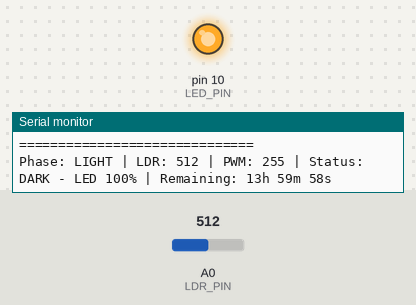
Recording of a sketch running on a simulated Arduino Uno, built with avr-gcc and run on an emulated ATmega328P. Parts: output pins drawn as LEDs (lit = HIGH), the last lines printed to the serial monitor. The test bench sets the inputs (shaded band); at power-on: A0 (LDR_PIN) = 512.

Above: at 1.2 s.
1.3 s: A0 (LDR_PIN) set to 164
2.8 s: A0 (LDR_PIN) set to 136
At 3.1 s:
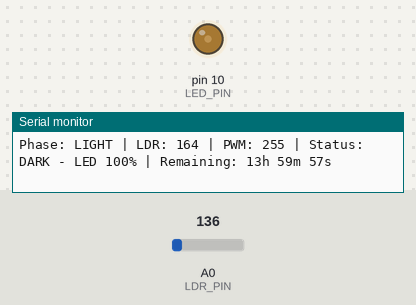
5.6 s: A0 (LDR_PIN) set to 160
At 6.7 s:
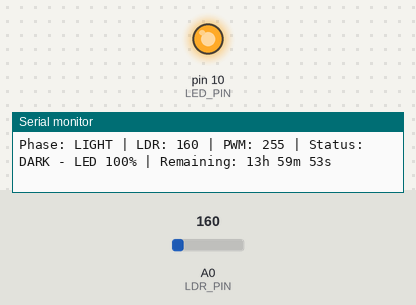
7.1 s: A0 (LDR_PIN) set to 140
At 8.1 s:
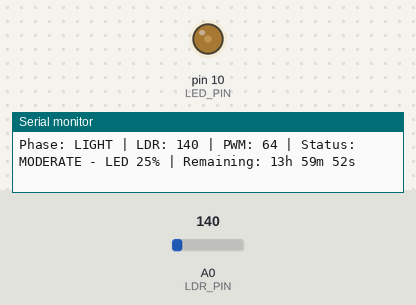
Timing chart, 0 to 9.6 s (numbered marks = the images above; inputs shaded):
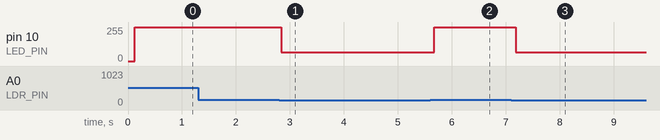

The sketch:

LDRandLEDtestingCode.ino
```cpp
const int LDR_PIN = A0;
const int LED_PIN = 10;  // TIP120 through 1k resistor

// LDR thresholds
const int BRIGHT_THRESHOLD = 100;
const int DARK_THRESHOLD = 150;

// true: LDR reading increases in darkness
// false: LDR reading decreases in darkness
const bool HIGH_VALUE_IS_DARK = true;

// Light and rest durations
const unsigned long LIGHT_DURATION =
    14UL * 60UL * 60UL * 1000UL;

const unsigned long DARK_DURATION =
    10UL * 60UL * 60UL * 1000UL;

// Cycle tracking
bool lightPhase = true;
unsigned long phaseStartTime = 0;

// Serial output interval
unsigned long lastPrintTime = 0;
const unsigned long PRINT_INTERVAL = 1000UL;

void setup() {
  Serial.begin(9600);

  pinMode(LDR_PIN, INPUT);
  pinMode(LED_PIN, OUTPUT);

  analogWrite(LED_PIN, 0);

  phaseStartTime = millis();

  Serial.println("==============================");
  Serial.println("Hydroponic Lighting Controller");
  Serial.println("14h LIGHT / 10h DARK");
  Serial.println("Automatic 24h Cycle");
  Serial.println("==============================");
}

void loop() {

  unsigned long currentMillis = millis();
  unsigned long elapsed = currentMillis - phaseStartTime;

  // Automatically switch phases
  if (lightPhase && elapsed >= LIGHT_DURATION) {

    lightPhase = false;
    phaseStartTime += LIGHT_DURATION;

    analogWrite(LED_PIN, 0);

    Serial.println("==============================");
    Serial.println("14 HOURS COMPLETED");
    Serial.println("STARTING 10-HOUR DARK PHASE");
    Serial.println("==============================");
  }

  else if (!lightPhase && elapsed >= DARK_DURATION) {

    lightPhase = true;
    phaseStartTime += DARK_DURATION;

    Serial.println("==============================");
    Serial.println("10 HOURS COMPLETED");
    Serial.println("STARTING NEW 14-HOUR LIGHT PHASE");
    Serial.println("==============================");
  }

  // Average 10 LDR readings
  long total = 0;

  for (int i = 0; i < 10; i++) {
    total += analogRead(LDR_PIN);
    delay(5);
  }

  int ldrValue = total / 10;

  // Normalize LDR direction
  int lightValue = HIGH_VALUE_IS_DARK
                   ? ldrValue
                   : 1023 - ldrValue;

  int brightness = 0;
  const char* status;

  if (lightPhase) {

    // Three light intervals
    if (lightValue < BRIGHT_THRESHOLD) {

      brightness = 0;
      status = "BRIGHT - LED OFF (0%)";

    }
    else if (lightValue < DARK_THRESHOLD) {

      brightness = 64;
      status = "MODERATE - LED 25%";

    }
    else {

      brightness = 255;
      status = "DARK - LED 100%";

    }

  }
  else {

    // Mandatory 10-hour rest period
    brightness = 0;
    status = "REST PHASE - LED OFF";
  }

  // Apply PWM brightness
  analogWrite(LED_PIN, brightness);

  // Calculate remaining phase time
  unsigned long phaseDuration =
      lightPhase ? LIGHT_DURATION : DARK_DURATION;

  unsigned long phaseElapsed =
      millis() - phaseStartTime;

  unsigned long remaining =
      phaseElapsed >= phaseDuration
      ? 0
      : phaseDuration - phaseElapsed;

  // Print every second
  if (millis() - lastPrintTime >= PRINT_INTERVAL) {

    lastPrintTime = millis();

    Serial.print("Phase: ");
    Serial.print(lightPhase ? "LIGHT" : "DARK");

    Serial.print(" | LDR: ");
    Serial.print(ldrValue);

    Serial.print(" | PWM: ");
    Serial.print(brightness);

    Serial.print(" | Status: ");
    Serial.print(status);

    Serial.print(" | Remaining: ");

    unsigned long remainingSeconds = remaining / 1000UL;

    Serial.print(remainingSeconds / 3600UL);
    Serial.print("h ");

    Serial.print((remainingSeconds % 3600UL) / 60UL);
    Serial.print("m ");

    Serial.print(remainingSeconds % 60UL);
    Serial.println("s");
  }
}
```

Measured:
- the behaviour switches between 150 and 149 on A0 (LDR_PIN) (found by bisection; images 0 and 1)
- after the input at 2.8 s, pin 10 (LED_PIN): 255/255 → 64/255 at once
- after the input at 5.6 s, pin 10 (LED_PIN): 64/255 → 255/255 after 0.07 s
- after the input at 7.1 s, pin 10 (LED_PIN): 255/255 → 64/255 after 0.08 s
